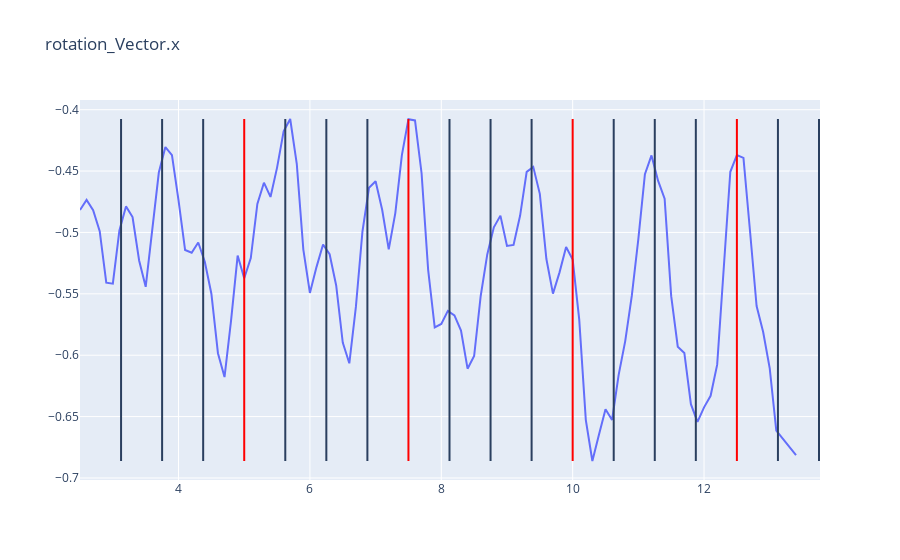

This figure's notebook cell:
### Markdown cell above
# Finding the peaks
For finding the peaks, we need to first find out what the bpm and beats per measure of our current song is:

Luckily, we can use the [get-audio-features spotify-API call](https://developer.spotify.com/console/get-audio-features-track/) for that.

If we call that API with the song ID of Ed Sheeran's Shape of You (```7qiZfU4dY1lWllzX7mPBI3```) we get the following response:

### Code cell
spotify_response = {
  "danceability": 0.825,
  "energy": 0.652,
  "key": 1,
  "loudness": -3.183,
  "mode": 0,
  "speechiness": 0.0802,
  "acousticness": 0.581,
  "instrumentalness": 0,
  "liveness": 0.0931,
  "valence": 0.931,
  "tempo": 95.977,
  "type": "audio_features",
  "id": "7qiZfU4dY1lWllzX7mPBI3",
  "uri": "spotify:track:7qiZfU4dY1lWllzX7mPBI3",
  "track_href": "https://api.spotify.com/v1/tracks/7qiZfU4dY1lWllzX7mPBI3",
  "analysis_url": "https://api.spotify.com/v1/audio-analysis/7qiZfU4dY1lWllzX7mPBI3",
  "duration_ms": 233713,
  "time_signature": 4
}
time_signature = spotify_response['time_signature']
bpm = spotify_response['tempo']
duration = spotify_response['duration_ms'] / 1000

time_between_beats = 60 / bpm
time_between_bars = time_between_beats * time_signature

# now let's add that beat information to the chart of the rotation axis:

def plot_series_with_beats(axis: str):
    fig = go.Figure()
    fig.add_trace(go.Scatter(
        y = dance[axis],
        x = dance['time']/1000,
        mode = 'lines',
        name=axis
    ))

    ymin = dance[axis].min()
    ymax = dance[axis].max()

    # generate beat definitions
    shapes = []
    count = 0
    i = dance['time'].min()
    while i < dance['time'].max():
        count += 1
        i += int(time_between_beats * 1000)
        shapes.append(dict(type= 'line', xref= 'x', x0 =i/1000.0, x1 = i/1000.0, y0= ymin, y1= ymax))
        if count % time_signature == 0:
            shapes[-1]['line'] = dict(color="Red")
            # we color every fourth beat red to show how long a bar is (maybe misleading since this
            # is not necessarily the start or end of a bar


    fig.update_layout(title=axis, shapes = shapes)
    fig.show()

plot_series_with_beats('rotation_Vector.x')

### Figure 1 — Plotly figure (JSON) as saved in the notebook; plotly's stock layout.template omitted (floating-point values rounded to 4 significant figures)
{"data": [{"mode": "lines", "name": "rotation_Vector.x", "type": "scatter", "x": [2.5, 2.6, 2.7, 2.8, 2.9, 3.0, 3.1, 3.2, 3.3, 3.4, 3.5, 3.6, 3.7, 3.8, 3.9, 4.0, 4.1, 4.2, 4.3, 4.4, 4.5, 4.6, 4.7, 4.8, 4.9, 5.0, 5.1, 5.2, 5.3, 5.4, 5.5, 5.6, 5.7, 5.8, 5.9, 6.0, 6.1, 6.2, 6.3, 6.4, 6.5, 6.6, 6.7, 6.8, 6.9, 7.0, 7.1, 7.2, 7.3, 7.4, 7.5, 7.6, 7.7, 7.8, 7.9, 8.0, 8.1, 8.2, 8.3, 8.4, 8.5, 8.6, 8.7, 8.8, 8.9, 9.0, 9.1, 9.2, 9.3, 9.4, 9.5, 9.6, 9.7, 9.8, 9.9, 10.0, 10.1, 10.2, 10.3, 10.4, 10.5, 10.6, 10.7, 10.8, 10.9, 11.0, 11.1, 11.2, 11.3, 11.4, 11.5, 11.6, 11.7, 11.8, 11.9, 12.0, 12.1, 12.2, 12.3, 12.4, 12.5, 12.6, 12.7, 12.8, 12.9, 13.0, 13.1, 13.2, 13.3, 13.4], "y": [-0.4818, -0.4735, -0.4819, -0.4989, -0.541, -0.5417, -0.4983, -0.4788, -0.4874, -0.5228, -0.5443, -0.4985, -0.4512, -0.4305, -0.437, -0.4738, -0.5143, -0.5165, -0.5082, -0.5239, -0.5499, -0.5984, -0.6178, -0.5716, -0.5188, -0.5373, -0.5208, -0.4767, -0.4595, -0.471, -0.4472, -0.4177, -0.4076, -0.4441, -0.5139, -0.5493, -0.5282, -0.5098, -0.5177, -0.5432, -0.5897, -0.6066, -0.5607, -0.4992, -0.4635, -0.4583, -0.4815, -0.5138, -0.4842, -0.437, -0.4077, -0.4088, -0.4518, -0.5305, -0.5773, -0.5745, -0.5639, -0.5676, -0.58, -0.611, -0.6007, -0.5518, -0.5179, -0.4958, -0.4863, -0.511, -0.5101, -0.4863, -0.4507, -0.4466, -0.4685, -0.5216, -0.5498, -0.5325, -0.5119, -0.5221, -0.571, -0.6526, -0.6862, -0.6648, -0.644, -0.6528, -0.6161, -0.5885, -0.5517, -0.5052, -0.4526, -0.4373, -0.4578, -0.4725, -0.5519, -0.5931, -0.5982, -0.6399, -0.6542, -0.6425, -0.6331, -0.6077, -0.5263, -0.4506, -0.437, -0.4392, -0.499, -0.56, -0.5811, -0.6107, -0.6615, -0.6683, -0.675, -0.6815]}], "layout": {"shapes": [{"type": "line", "x0": 3.125, "x1": 3.125, "xref": "x", "y0": -0.6862, "y1": -0.4076}, {"type": "line", "x0": 3.75, "x1": 3.75, "xref": "x", "y0": -0.6862, "y1": -0.4076}, {"type": "line", "x0": 4.375, "x1": 4.375, "xref": "x", "y0": -0.6862, "y1": -0.4076}, {"line": {"color": "Red"}, "type": "line", "x0": 5.0, "x1": 5.0, "xref": "x", "y0": -0.6862, "y1": -0.4076}, {"type": "line", "x0": 5.625, "x1": 5.625, "xref": "x", "y0": -0.6862, "y1": -0.4076}, {"type": "line", "x0": 6.25, "x1": 6.25, "xref": "x", "y0": -0.6862, "y1": -0.4076}, {"type": "line", "x0": 6.875, "x1": 6.875, "xref": "x", "y0": -0.6862, "y1": -0.4076}, {"line": {"color": "Red"}, "type": "line", "x0": 7.5, "x1": 7.5, "xref": "x", "y0": -0.6862, "y1": -0.4076}, {"type": "line", "x0": 8.125, "x1": 8.125, "xref": "x", "y0": -0.6862, "y1": -0.4076}, {"type": "line", "x0": 8.75, "x1": 8.75, "xref": "x", "y0": -0.6862, "y1": -0.4076}, {"type": "line", "x0": 9.375, "x1": 9.375, "xref": "x", "y0": -0.6862, "y1": -0.4076}, {"line": {"color": "Red"}, "type": "line", "x0": 10.0, "x1": 10.0, "xref": "x", "y0": -0.6862, "y1": -0.4076}, {"type": "line", "x0": 10.62, "x1": 10.62, "xref": "x", "y0": -0.6862, "y1": -0.4076}, {"type": "line", "x0": 11.25, "x1": 11.25, "xref": "x", "y0": -0.6862, "y1": -0.4076}, {"type": "line", "x0": 11.88, "x1": 11.88, "xref": "x", "y0": -0.6862, "y1": -0.4076}, {"line": {"color": "Red"}, "type": "line", "x0": 12.5, "x1": 12.5, "xref": "x", "y0": -0.6862, "y1": -0.4076}, {"type": "line", "x0": 13.12, "x1": 13.12, "xref": "x", "y0": -0.6862, "y1": -0.4076}, {"type": "line", "x0": 13.75, "x1": 13.75, "xref": "x", "y0": -0.6862, "y1": -0.4076}], "title": {"text": "rotation_Vector.x"}}}
